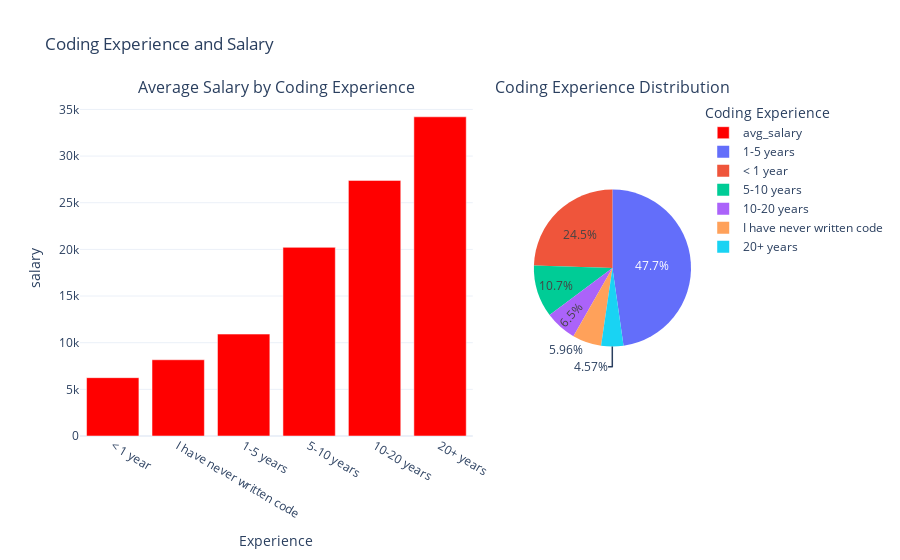

Notebook code for this chart:
### Code cell
coding_exp_counts = df['Coding Experience'].value_counts()

avg_salary = df.groupby('Coding Experience')['Salary'].mean().sort_values()

fig = sp.make_subplots(
    rows=1, cols=2,
    column_widths=[0.5, 0.2],
    row_heights=[2],
    subplot_titles=('Average Salary by Coding Experience', 'Coding Experience Distribution'),
    specs=[[{"type": "bar"}, {"type": "pie"}]])

fig.add_trace(go.Bar(x=avg_salary.index, y=avg_salary.values, name='avg_salary', marker_color='red'), row=1, col=1)

fig.add_trace(go.Pie(labels=coding_exp_counts.index, values=coding_exp_counts.values, name='coding_exp'), row=1, col=2)

fig.update_layout(
    title='Coding Experience and Salary',
    xaxis_title="Experience",
    yaxis_title="salary",
    grid=dict(rows=1, columns=2),
    legend_title="Coding Experience",
    template='plotly_white'
)

fig.show()

### Figure 1 — Plotly figure (JSON) as saved in the notebook; plotly's stock layout.template omitted (floating-point values rounded to 4 significant figures)
{"data": [{"marker": {"color": "red"}, "name": "avg_salary", "type": "bar", "x": ["< 1 year", "I have never written code", "1-5 years", "5-10 years", "10-20 years", "20+ years"], "xaxis": "x", "y": [6253.0, 8171.0, 10920.0, 20220.0, 27390.0, 34210.0], "yaxis": "y"}, {"domain": {"x": [0.7429, 1], "y": [0, 1]}, "labels": ["1-5 years", "< 1 year", "5-10 years", "10-20 years", "I have never written code", "20+ years"], "name": "coding_exp", "type": "pie", "values": [22251, 11422, 4999, 3027, 2776, 2130]}], "layout": {"annotations": [{"font": {"size": 16}, "showarrow": false, "text": "Average Salary by Coding Experience", "x": 0.3214, "xanchor": "center", "xref": "paper", "y": 1, "yanchor": "bottom", "yref": "paper"}, {"font": {"size": 16}, "showarrow": false, "text": "Coding Experience Distribution", "x": 0.8714, "xanchor": "center", "xref": "paper", "y": 1, "yanchor": "bottom", "yref": "paper"}], "grid": {"columns": 2, "rows": 1}, "legend": {"title": {"text": "Coding Experience"}}, "title": {"text": "Coding Experience and Salary"}, "xaxis": {"anchor": "y", "domain": [0, 0.6429], "title": {"text": "Experience"}}, "yaxis": {"anchor": "x", "domain": [0, 1], "title": {"text": "salary"}}}}
